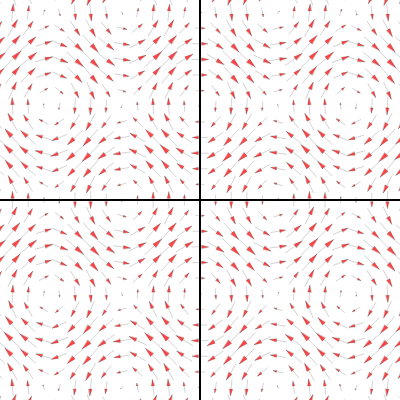
Frame 1 (no input)
Frame 60 (no input): identical to frame 1, image omitted
Frame 120 (the mouse pressed at the canvas centre since frame 60): identical to frame 1, image omitted

The p5.js sketch that drew this single still picture (run headless with seeded random() and noise() and a simulated clock; from frame 60 on, the mouse is pressed at the canvas centre):

// p5.js sketch
// ── sketch.js
var S = 15;
var num = 1000;
var X,Y;
var DX,DY;
var Color;
var a = 0.55;
var b =0.7;
var dt = 0.045;
var zoom = 0.5;

// 函数setup() ：准备阶段
function setup() {
	createCanvas(400,400);
	X = new Array();
	Y = new Array();
	DX = new Array();
	DY = new Array();
	Color = new Array();
	for(var i=0;i<num;i++)
	{
		X[i] = random(-S,S);
		Y[i] = random(-S,S);
		DX[i] = 0;
		DY[i] = 0;
		Color[i] = color(
			random(200,255),
			random(200,255),
			random(200,255),
			random(200,250));
	}
}

// 函数draw()：作画阶段
function draw() {
	fill(255);// 填充白色
	rect(-1,-1,width+2,height+2);

	StepDE(dt);
	//drawParticles();
	drawVField();

	push();
	strokeWeight(2.0);
	translate(-width/2,-height/2);
	stroke(0);
	line(0,height/2,width,height/2);
	line(width/2,0,width/2,height);
	pop();
}

function drawVField()
{
	var arrayNum =32;
	var step = 2*S/arrayNum;
	translate(width/2,height/2);
	for(var i=0;i<arrayNum;i++)
	{
		for(var j=0;j<arrayNum;j++)
		{
			push();
			scale(zoom*width/12,zoom*height/12);
			translate(-S+i*step, -S+j*step);
			fill(255,0,0,180);
			strokeWeight(0.01);
			var x = -S + i*step;
			var y = -S + j*step;
			var vx = 0.5*sin(a*y);
			var vy = 0.5*sin(b*x);
			var spd = sqrt(vx*vx + vy*vy);
			var theta = atan2(vy,vx);
			rotate(theta)
			line(-spd,0,spd,0);
			triangle(0.1,0.2*spd,0.1,-0.2*spd,spd,0);
			pop();
		}
	}
	

}

function StepDE(dt)
{
	for(var i=0;i<num;i++)
	{
		var x = X[i];
		var y = Y[i];

		var dx = sin(a*y)*dt;
		var dy = sin(b*x)*dt;

		x += dx;
		y += dy;

		X[i] = x;
		Y[i] = y;
		DX[i] = dx;
		DY[i] = dy;
	}
}

function drawParticles()
{
	push();
	translate(width/2,height/2);
	scale(zoom*width/12,zoom*height/12);
	//strokeWeight(0.02);
	noStroke();
	strokeWeight(0);
	for(var i=0;i<num;i++)
	{
		var dx = DX[i];
		var dy = DY[i];
		var spd = 13*sqrt(dx*dx + dy*dy);
		fill(Color[i]);
		ellipse(X[i],Y[i],spd,spd);
	}
	pop();
}
